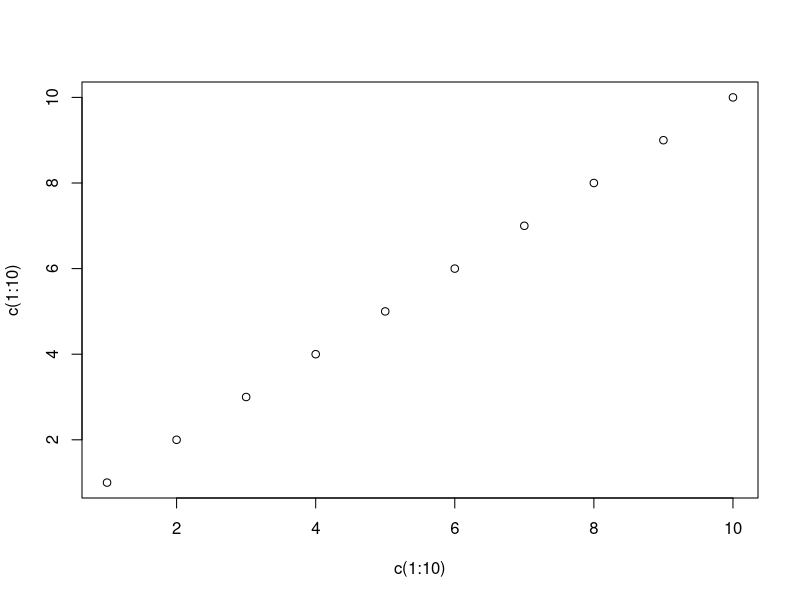
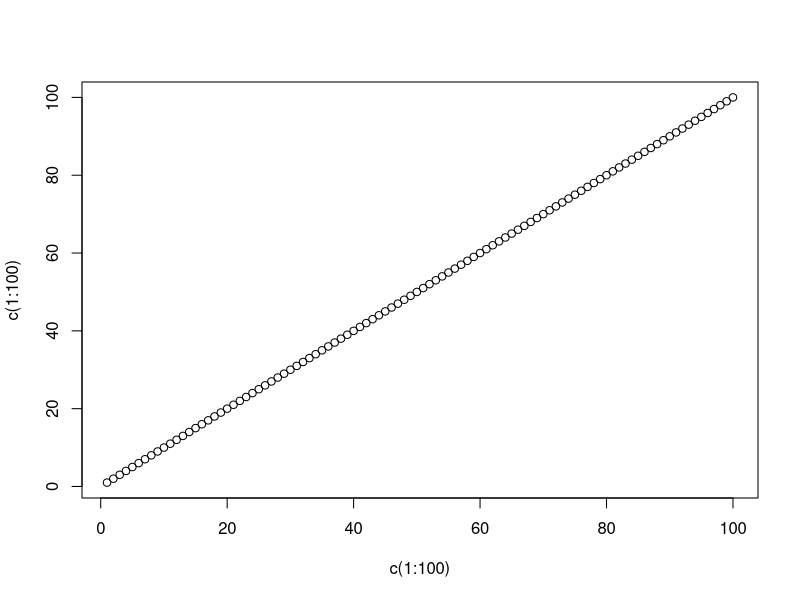
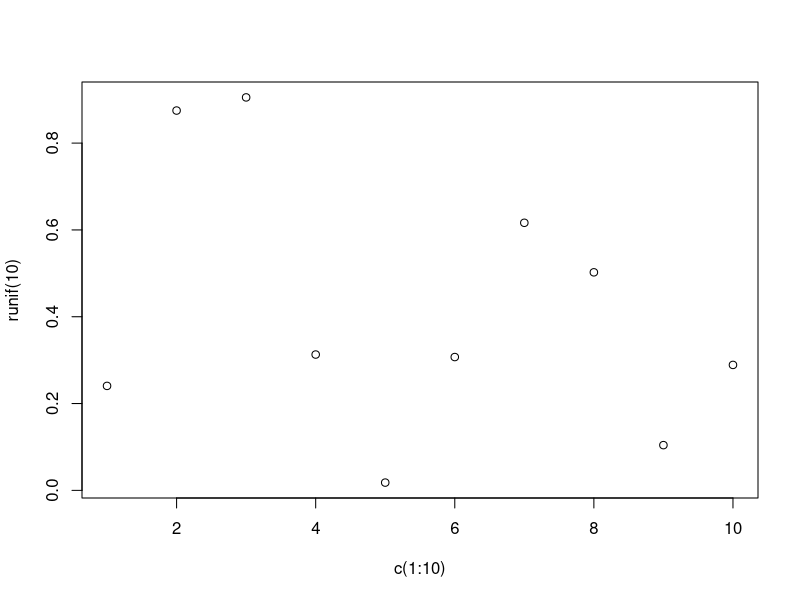
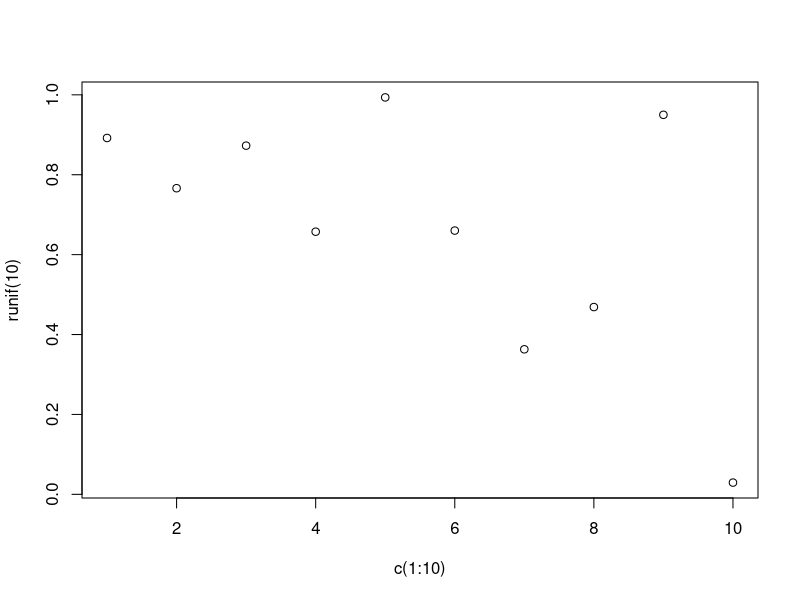

Here is the R script that generated these plots, in order: (Note: this script raises an error after producing the figures.)
## ---- chunk 1
a<-F
## ---- chunk 2
plot(c(1:10),c(1:10))
plot(c(1:100),c(1:100))
plot(c(1:10),runif(10))
plot(c(1:10),runif(10))
## ---- chunk 3
knitr::include_graphics(rep("images/knit-logo.png", 3))
## ---- chunk 4
knitr::include_graphics("images/knit-logo.png")
